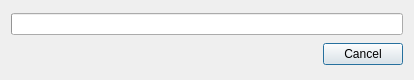
<?xml version="1.0" encoding="UTF-8"?>
<ui version="4.0">
 <class>QUPDDownloadUpdateDialog</class>
 <widget class="QDialog" name="QUPDDownloadUpdateDialog">
  <property name="geometry">
   <rect>
    <x>0</x>
    <y>0</y>
    <width>414</width>
    <height>80</height>
   </rect>
  </property>
  <property name="windowTitle">
   <string>Dialog</string>
  </property>
  <layout class="QGridLayout" name="gridLayout">
   <item row="1" column="0">
    <widget class="QDialogButtonBox" name="buttonBox">
     <property name="orientation">
      <enum>Qt::Horizontal</enum>
     </property>
     <property name="standardButtons">
      <set>QDialogButtonBox::Cancel</set>
     </property>
    </widget>
   </item>
   <item row="0" column="0">
    <widget class="QProgressBar" name="progressBar"/>
   </item>
  </layout>
 </widget>
 <resources/>
 <connections>
  <connection>
   <sender>buttonBox</sender>
   <signal>rejected()</signal>
   <receiver>QUPDDownloadUpdateDialog</receiver>
   <slot>reject()</slot>
   <hints>
    <hint type="sourcelabel">
     <x>316</x>
     <y>260</y>
    </hint>
    <hint type="destinationlabel">
     <x>286</x>
     <y>274</y>
    </hint>
   </hints>
  </connection>
 </connections>
</ui>
